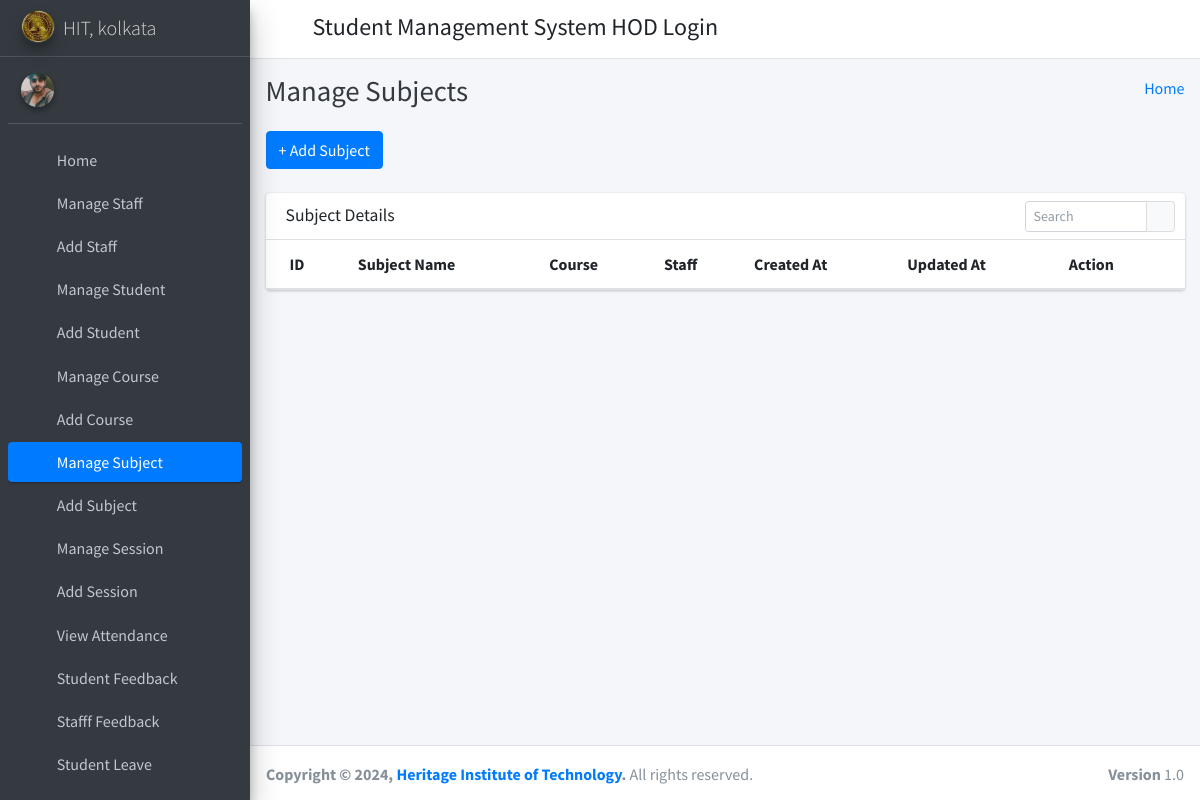
The app's page /manage_subject/ (signed in), older data.
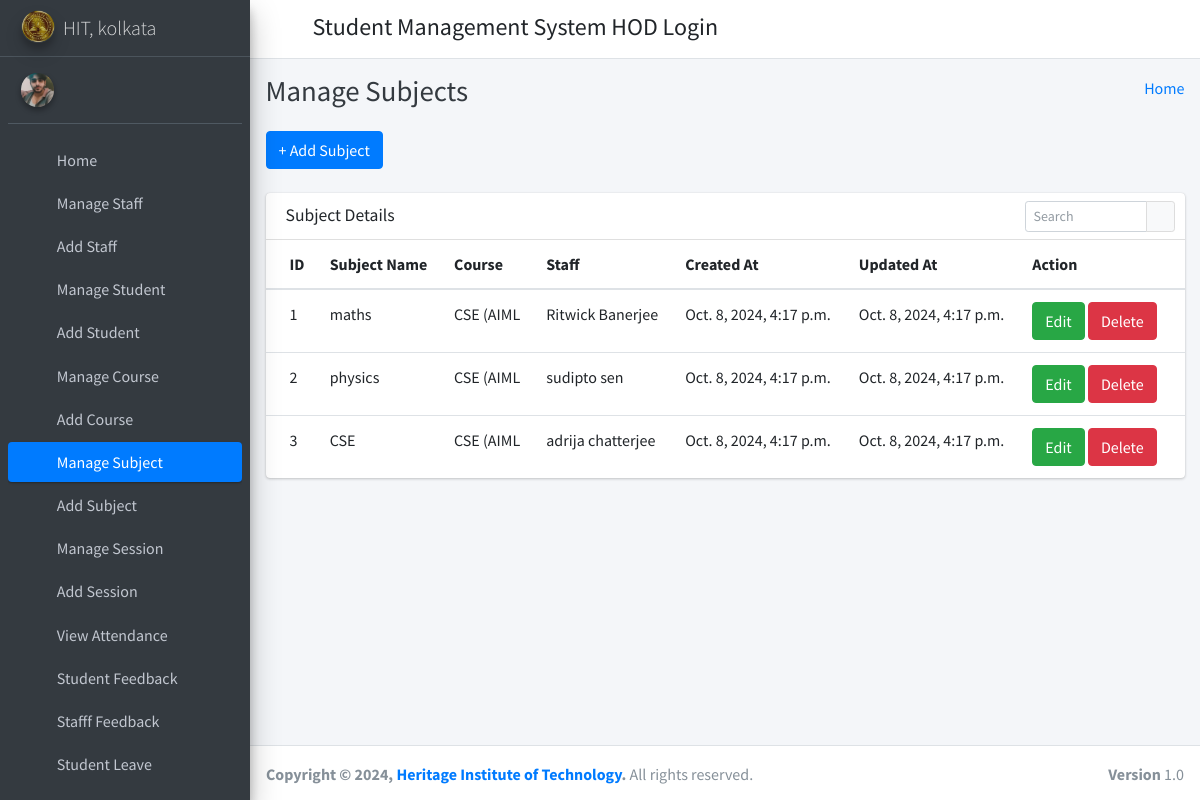
The same page, newer data.
### student_management_app/models.py (models this page shows)
class Subjects(models.Model):
    id =models.AutoField(primary_key=True)
    subject_name = models.CharField(max_length=255)
    course_id = models.ForeignKey(Courses, on_delete=models.CASCADE, default=1) #need to give defauult course
    staff_id = models.ForeignKey(CustomUser, on_delete=models.CASCADE)
    created_at = models.DateTimeField(auto_now_add=True)
    updated_at = models.DateTimeField(auto_now=True)
    objects = models.Manager()

class Courses(models.Model):
    id = models.AutoField(primary_key=True)
    course_name = models.CharField(max_length=255)
    created_at = models.DateTimeField(auto_now_add=True)
    updated_at = models.DateTimeField(auto_now=True)
    objects = models.Manager()

class CustomUser(AbstractUser):
    user_type_data = ((1, "HOD"), (2, "Staff"), (3, "Student"))
    user_type = models.CharField(default=1, choices=user_type_data, max_length=10)

### student_management_app/HodViews.py (the view)
# urls.py: path('manage_subject/', HodViews.manage_subject, name="manage_subject"),
def manage_subject(request):
    subjects = Subjects.objects.all()
    context = {
        "subjects": subjects
    }
    return render(request, 'hod_template/manage_subject_template.html', context)

### student_management_app/LoginCheckMiddleWare.py (called while the page is built, shortened)
    def process_view(self, request, view_func, view_args, view_kwargs):
        modulename = view_func.__module__
        user = request.user
        if user.is_authenticated:
            if user.user_type == "1":
                if modulename == "student_management_app.HodViews":
                    pass
                elif modulename == "student_management_app.views" or modulename == "django.views.static":
                    pass
                else:
                    return redirect("admin_home")
            else:
                return redirect("login")
        else:
            if request.path == reverse("login") or request.path == reverse("doLogin"):
                pass
            else:
                return redirect("login")

### student_management_app/templates/hod_template/manage_subject_template.html (shortened to what this page needs)
{% extends 'hod_template/base_template.html' %}
{% block page_title %}
    Manage Subjects
{% endblock page_title %}
{% block main_content %}
{% load static %}
<section class="content">
        <div class="container-fluid">
            <a class="btn btn-primary" href="{% url 'add_subject' %}" role="button">+ Add Subject</a> <br/>&nbsp;
            <div class="row">
                <div class="col-md-12">
                    <div class="card">
                        <div class="card-header">
                            <h3 class="card-title">Subject Details</h3>
                            <div class="card-tools">
                            <div class="input-group input-group-sm" style="width: 150px;">
                                <input type="text" name="table_search" class="form-control float-right" placeholder="Search">
                                <div class="input-group-append">
                                <button type="submit" class="btn btn-default"><i class="fas fa-search"></i></button>
                                </div>
                            </div>
                            </div>
                        </div>
                        <div class="card-body table-responsive p-0">
                            <table class="table table-hover text-nowrap">
                            <thead>
                                <tr>
                                <th>ID</th>
                                <th>Subject Name</th>
                                <th>Course</th>
                                <th>Staff</th>
                                <th>Created At</th>
                                <th>Updated At</th>
                                <th>Action</th>
                                </tr>
                            </thead>
                            <tbody>
                                {% for subject in subjects %}
                                <tr>
                                <td>{{ subject.id }}</td>
                                <td>{{ subject.subject_name }}</td>
                                <td>{{ subject.course_id.course_name }}</td>
                                <td>{{ subject.staff_id.first_name }} {{ subject.staff_id.last_name }}</td>
                                <td>{{ subject.created_at }}</td>
                                <td>{{ subject.updated_at }}</td>
                                <td>
                                    <a href="{% url 'edit_subject' subject.id %}" class="btn btn-success">Edit</a>
                                    <a href="{% url 'delete_subject' subject.id %}" class="btn btn-danger">Delete</a>
                                </td>
                                </tr>
                                {% endfor %}
                            </tbody>
                            </table>
                        </div>
                        </div>
                </div>
            </div>
        </div>
      </section>
  {% endblock main_content %}

### student_management_app/templates/hod_template/base_template.html (shortened to what this page needs)
{% load static %}
<!DOCTYPE html>
<html>
<head>
  <link rel="stylesheet" href="{% static "fontawesome-free/css/all.min.css" %}">
  <link rel="stylesheet" href="https://code.ionicframework.com/ionicons/2.0.1/css/ionicons.min.css">
  <link rel="stylesheet" href="{% static 'tempusdominus-bootstrap-4/css/tempusdominus-bootstrap-4.min.css' %}">
  <link rel="stylesheet" href="{% static "icheck-bootstrap/icheck-bootstrap.min.css" %}">
  <link rel="stylesheet" href="{% static "jqvmap/jqvmap.min.css" %}">
  <link rel="stylesheet" href="{% static 'dist/css/adminlte.min.css'  %}">
  <link rel="stylesheet" href="{% static "overlayScrollbars/css/OverlayScrollbars.min.css" %}">
  <link rel="stylesheet" href="{% static "daterangepicker/daterangepicker.css" %}">
  <link rel="stylesheet" href="{% static "summernote/summernote-bs4.css" %}">
</head>
<body class="hold-transition sidebar-mini layout-fixed">
  <div class="wrapper">
    <nav class="main-header navbar navbar-expand navbar-white navbar-light">
      <ul class="navbar-nav">
        <li class="nav-item">
          <a class="nav-link" data-widget="pushmenu" href="#" role="button"><i class="fas fa-bars"></i></a>
        </li>
      </ul>
      <h4 style="margin-left: 10px; margin-top: 5px;">Student Management System HOD Login</h4>
      <ul class="navbar-nav ml-auto">
      <li class="nav-item dropdown">
        <a class="nav-link" data-toggle="dropdown" href="#" aria-expanded="false">
          <i class="fas fa-cog"></i>
        </a>
      </li>
    </ul>
    </nav>
    {% include 'hod_template/sidebar_template.html' with user=user id=id %}
    <div class="content-wrapper">
      <div class="content-header">
        <div class="container-fluid">
          <div class="row mb-2">
            <div class="col-sm-6">
              <h1 class="m-0 text-dark">
                {% block page_title %}
                {% endblock page_title %}
              </h1>
            </div>
            <div class="col-sm-6">
              <ol class="breadcrumb float-sm-right">
                <li class="breadcrumb-item"><a href="{% url 'admin_home' %}">Home</a></li>
              </ol>
            </div>
          </div>
        </div>
      </div>
      {% block main_content %}
      {% endblock main_content %}
    </div>
    {% include 'hod_template/footer.html' %}
  </div>
</body>
</html>

### student_management_app/templates/hod_template/sidebar_template.html (shortened to what this page needs)
{% load static %}
<aside class="main-sidebar sidebar-dark-primary elevation-4">
  <a href="{% url 'admin_home' %}" class="brand-link">
    <img
      src="{% static 'dist/img/AdminLTELogo.png' %}"
      alt="AdminLTE Logo"
      class="brand-image img-circle elevation-3"
      style="opacity: 0.8"
    />
    <span class="brand-text font-weight-light">HIT, kolkata</span>
  </a>
  <div class="sidebar">
    <div class="user-panel mt-3 pb-3 mb-3 d-flex">
      <div class="image">
        <img
          src="{% static 'dist/img/user2-160x160.jpg' %}"
          class="img-circle elevation-2"
          alt="User Image"
        />
      </div>
      <div class="info">
      </div>
    </div>
    <nav class="mt-2">
      <ul
        class="nav nav-pills nav-sidebar flex-column"
        data-widget="treeview"
        role="menu"
        data-accordion="false"
      >
        <li class="nav-item">
          {% url 'admin_home' as admin_home %}
          <a
            href="{{ admin_home }}"
            class="nav-link {% if request.path == admin_home %} active {% endif %}"
          >
            <i class="nav-icon fas fa-tachometer-alt"></i>
            <p>Home</p>
          </a>
        </li>
        <li class="nav-item">
          {% url 'manage_staff' as manage_staff %}
          <a
            href="{{ manage_staff }}"
            class="nav-link {% if request.path == manage_staff %} active {% endif %} {% if request.path == edit_staff %} active {% endif %}"
          >
            <i class="nav-icon fas fa-chalkboard-teacher"></i>
            <p>Manage Staff</p>
          </a>
        </li>
        <li class="nav-item">
          {% url 'add_staff' as add_staff %}
          <a
            href="{{ add_staff }}"
            class="nav-link {% if request.path == add_staff %} active {% endif %}"
          >
            <i class="nav-icon fas fa-th"></i>
            <p>Add Staff</p>
          </a>
        </li>
        <li class="nav-item">
          {% url 'manage_student' as manage_student %}
          <a
            href="{{ manage_student }}"
            class="nav-link {% if request.path == manage_student %} active {% endif %} {% if request.path == edit_student %} active {% endif %}"
          >
            <i class="nav-icon fas fa-user-graduate"></i>
            <p>Manage Student</p>
          </a>
        </li>
        <li class="nav-item">
          {% url 'add_student' as add_student %}
          <a
            href="{{ add_student }}"
            class="nav-link {% if request.path == add_student %} active {% endif %}"
          >
            <i class="nav-icon fas fa-th"></i>
            <p>Add Student</p>
          </a>
        </li>
        <li class="nav-item">
          {% url 'manage_course' as manage_course %}
          <a
            href="{{ manage_course }}"
            class="nav-link {% if request.path == manage_course %} active {% endif %} {% if request.path == edit_course %} active {% endif %}"
          >
            <i class="nav-icon fas fa-chalkboard"></i>
            <p>Manage Course</p>
          </a>
        </li>
        <li class="nav-item">
          {% url 'add_course' as add_course %}
          <a
            href="{{ add_course }}"
            class="nav-link {% if request.path == add_course %} active {% endif %}"
          >
            <i class="nav-icon fas fa-th"></i>
            <p>Add Course</p>
          </a>
        </li>
        <li class="nav-item">
          {% url 'manage_subject' as manage_subject %}
          <a
            href="{{ manage_subject }}"
            class="nav-link {% if request.path == manage_subject %} active {% endif %} {% if request.path == edit_subject %} active {% endif %}"
          >
            <i class="nav-icon fas fa-book"></i>
            <p>Manage Subject</p>
          </a>
        </li>
        <li class="nav-item">
          {% url 'add_subject' as add_subject %}
          <a
            href="{{ add_subject }}"
            class="nav-link {% if request.path == add_subject %} active {% endif %}"
          >
            <i class="nav-icon fas fa-th"></i>
            <p>Add Subject</p>
          </a>
        </li>
        <li class="nav-item">
          {% url 'manage_session' as manage_session %}
          <a
            href="{{ manage_session }}"
            class="nav-link {% if request.path == manage_session %} active {% endif %} {% if request.path == edit_session %} active {% endif %}"
          >
            <i class="nav-icon fas fa-graduation-cap"></i>
            <p>Manage Session</p>
          </a>
        </li>
        <li class="nav-item">
          {% url 'add_session' as add_session %}
          <a
            href="{{ add_session }}"
            class="nav-link {% if request.path == add_session %} active {% endif %}"
          >
            <i class="nav-icon fas fa-th"></i>
            <p>Add Session</p>
          </a>
        </li>
        <li class="nav-item">
          {% url 'admin_view_attendance' as admin_view_attendance %}
          <a
            href="{{ admin_view_attendance }}"
            class="nav-link {% if request.path == admin_view_attendance %} active {% endif %}"
          >
            <i class="nav-icon fas fa-calendar-alt"></i>
            <p>View Attendance</p>
          </a>
        </li>
        <li class="nav-item">
          {% url 'student_feedback_message' as student_feedback_message %}
          <a
            href="{{ student_feedback_message }}"
            class="nav-link {% if request.path == student_feedback_message %} active {% endif %}"
          >
            <i class="nav-icon fas fa-th"></i>
            <p>Student Feedback</p>
          </a>
        </li>
        <li class="nav-item">
          {% url 'staff_feedback_message' as staff_feedback_message %}
          <a
            href="{{ staff_feedback_message }}"
            class="nav-link {% if request.path == staff_feedback_message %} active {% endif %}"
          >
            <i class="nav-icon fas fa-th"></i>
            <p>Stafff Feedback</p>
          </a>
        </li>
        <li class="nav-item">
          {% url 'student_leave_view' as student_leave_view %}
          <a
            href="{{ student_leave_view }}"
            class="nav-link {% if request.path == student_leave_view %} active {% endif %}"
          >
            <i class="nav-icon fas fa-th"></i>
            <p>Student Leave</p>
          </a>
        </li>
        <li class="nav-item">
          {% url 'staff_leave_view' as staff_leave_view %}
          <a
            href="{{ staff_leave_view }}"
            class="nav-link {% if request.path == staff_leave_view %} active {% endif %}"
          >
            <p>Staff Leave</p>
          </a>
        </li>
      </ul>
    </nav>
  </div>
</aside>

### student_management_app/templates/hod_template/footer.html
<footer class="main-footer">
  <strong
    >Copyright &copy; {% now "Y" %},
    <a href="https://www.heritageit.edu/">Heritage Institute of Technology</a
    >.</strong
  >
  All rights reserved.
  <div class="float-right d-none d-sm-inline-block"><b>Version</b> 1.0</div>
</footer>

Row changes from the older to the newer data that the page shows:
added Subjects: id "1", subject_name "maths", course_id.course_name "CSE (AIML", staff_id.first_name "Ritwick", staff_id.last_name "Banerjee", created_at "Oct. 8, 2024, 4:17 p.m.", updated_at "Oct. 8, 2024, 4:17 p.m."
added Subjects: id "2", subject_name "physics", course_id.course_name "CSE (AIML", staff_id.first_name "sudipto", staff_id.last_name "sen", created_at "Oct. 8, 2024, 4:17 p.m.", updated_at "Oct. 8, 2024, 4:17 p.m."
added Subjects: id "3", subject_name "CSE", course_id.course_name "CSE (AIML", staff_id.first_name "adrija", staff_id.last_name "chatterjee", created_at "Oct. 8, 2024, 4:17 p.m.", updated_at "Oct. 8, 2024, 4:17 p.m."
